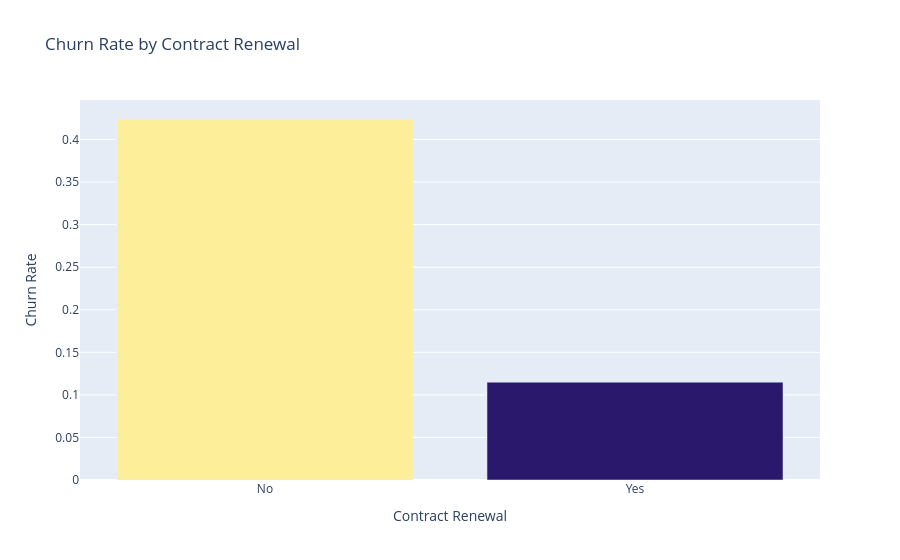

Notebook code for this chart:
### Markdown cell above
Relationship between churn and contract renewal

### Code cell
# Churn rate by contract renewal
churn_rate = data.groupby("ContractRenewal")["Churn"].mean()

# Plot
bar = px.bar(x=["No", "Yes"], y=churn_rate.values, color=churn_rate.values, 
             color_continuous_scale=px.colors.sequential.haline,
             title="Churn Rate by Contract Renewal")
bar.update_layout(xaxis_title="Contract Renewal", 
                  yaxis_title="Churn Rate",
                  coloraxis_showscale=False)
bar.show()

### Figure 1 — Plotly figure (JSON) as saved in the notebook; plotly's stock layout.template omitted (floating-point values rounded to 4 significant figures)
{"data": [{"hovertemplate": "x=%{x}<br>y=%{y}<br>color=%{marker.color}<extra></extra>", "legendgroup": "", "marker": {"color": [0.4241, 0.115], "coloraxis": "coloraxis", "pattern": {"shape": ""}}, "name": "", "orientation": "v", "showlegend": false, "textposition": "auto", "type": "bar", "x": ["No", "Yes"], "xaxis": "x", "y": [0.4241, 0.115], "yaxis": "y"}], "layout": {"barmode": "relative", "coloraxis": {"colorbar": {"title": {"text": "color"}}, "colorscale": [[0, "rgb(41, 24, 107)"], [0.09091, "rgb(42, 35, 160)"], [0.1818, "rgb(15, 71, 153)"], [0.2727, "rgb(18, 95, 142)"], [0.3636, "rgb(38, 116, 137)"], [0.4545, "rgb(53, 136, 136)"], [0.5455, "rgb(65, 157, 133)"], [0.6364, "rgb(81, 178, 124)"], [0.7273, "rgb(111, 198, 107)"], [0.8182, "rgb(160, 214, 91)"], [0.9091, "rgb(212, 225, 112)"], [1, "rgb(253, 238, 153)"]], "showscale": false}, "legend": {"tracegroupgap": 0}, "title": {"text": "Churn Rate by Contract Renewal"}, "xaxis": {"anchor": "y", "domain": [0, 1], "title": {"text": "Contract Renewal"}}, "yaxis": {"anchor": "x", "domain": [0, 1], "title": {"text": "Churn Rate"}}}}
